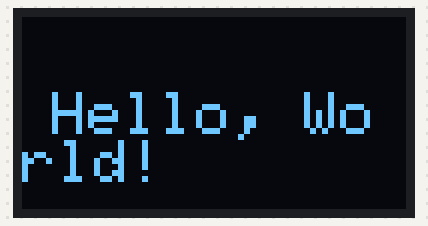
A sketch run on a simulated Arduino Uno, built with avr-gcc and run on an emulated ATmega328P. Parts: 128×64 one-colour display.

Above: at 0.1 s.

The sketch:

sketch.ino
```cpp
#include <Wire.h>
#include <Adafruit_GFX.h>
#include <Adafruit_SSD1306.h>

// OLED display width and height, in pixels
#define SCREEN_WIDTH 128
#define SCREEN_HEIGHT 64

// Create display object connected to I2C (SDA, SCL pins)
Adafruit_SSD1306 display(SCREEN_WIDTH, SCREEN_HEIGHT, &Wire, -1);

void setup() {
  // Initialize display
  if (!display.begin(SSD1306_SWITCHCAPVCC, 0x3C)) { // 0x3C is the default I2C address
    Serial.begin(9600);
    Serial.println(F("SSD1306 allocation failed"));
    for (;;); // Don't proceed, loop forever
  }

  // Clear display buffer
  display.clearDisplay();

  // Set text properties
  display.setTextSize(2);        // Text size (1 = small, 2 = medium, etc.)
  display.setTextColor(SSD1306_WHITE); // White text
  display.setCursor(10, 25);     // X, Y position

  // Print text
  display.println("Hello, World!");

  // Display the text on screen
  display.display();
}

void loop() {
  // Nothing to do here
}
```
